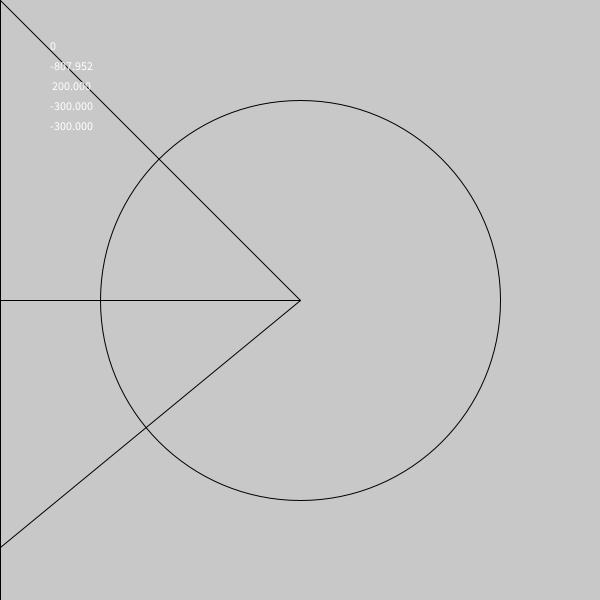
Frame 1 (no input)
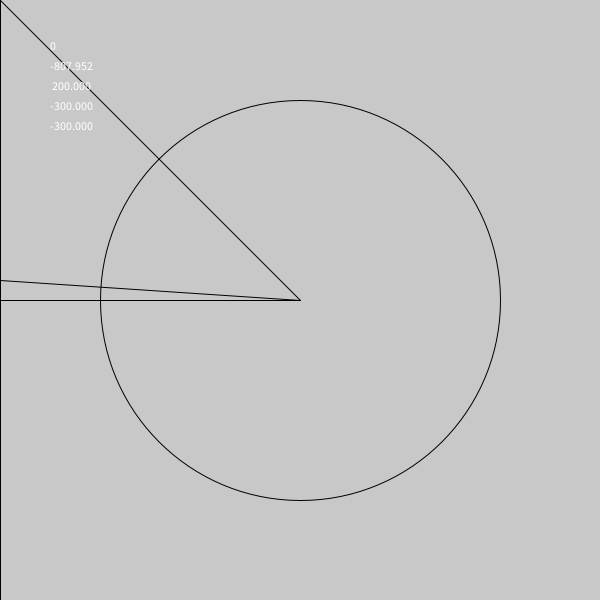
Frame 60 (the mouse pressed at the canvas centre just before this capture)
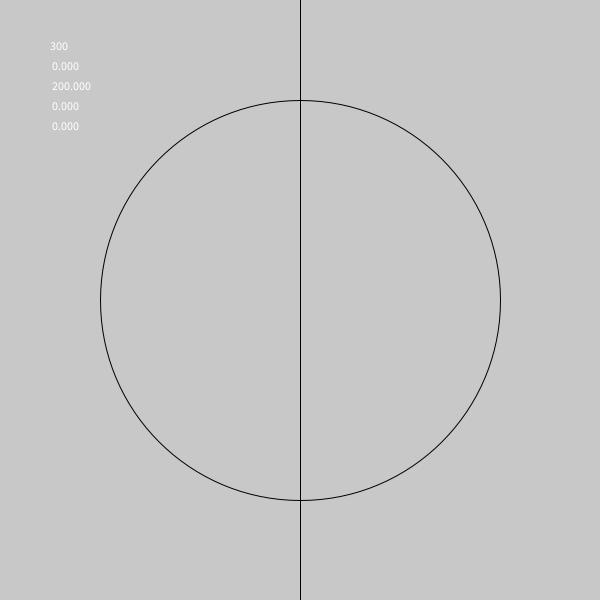
Frame 120 (the mouse held since frame 60 and released just before this capture)

The Processing sketch that drew these frames (run headless with seeded random() and noise(); from frame 60 on, the mouse is pressed at the canvas centre):

// Processing sketch: Circle
// ── Circle.pde
float x;
float cX = width/2;
float cY = height/2;
float a;
float b;
float c;
float r = 200;
float angle;
float meetY;
void setup() {
  size(600, 600);
  
  cX = width/2;
  cY = height/2;
}

//Lijn met lengte r
//b = mouseX-cX
//c uitrekenen met deze getallen
//b*b + c*c = r*r



void draw() {
  background(200);
  b = mouseX-cX;
  c = mouseY-cY;
  a = r;
  meetY = sqrt(sq(b) + sq(c) - 2*r*c*cos(angle));
  //a = sqrt(sq(b)+sq(c));
  //Standard circle
  noFill();
  ellipse(cY,cX,r*2,r*2);
  //sqrt(sq(b) + sq(c)) = a;
  angle = tan(c/a);
  angle = degrees(angle);
  line(cX, cY, mouseX, mouseY);
  line(cX, cY, mouseX, cY);
  line(mouseX, cY, mouseX, mouseY);
  line(mouseX, 0, mouseX, height);
  Text();
  
  line(cX, cY, mouseX, meetY);
}

void Text() {
  text(mouseX, 50, 50);
  text(angle, 50, 70);
  text(a, 50, 90);
  text(b, 50, 110);
  text(c, 50, 130);
}
